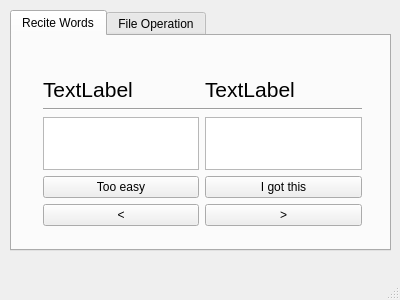
<?xml version="1.0" encoding="UTF-8"?>
<ui version="4.0">
 <class>MainWindow</class>
 <widget class="QMainWindow" name="MainWindow">
  <property name="geometry">
   <rect>
    <x>0</x>
    <y>0</y>
    <width>400</width>
    <height>300</height>
   </rect>
  </property>
  <property name="windowTitle">
   <string>MainWindow</string>
  </property>
  <widget class="QWidget" name="centralWidget">
   <widget class="QTabWidget" name="tabWidget">
    <property name="geometry">
     <rect>
      <x>10</x>
      <y>10</y>
      <width>381</width>
      <height>241</height>
     </rect>
    </property>
    <property name="currentIndex">
     <number>0</number>
    </property>
    <widget class="QWidget" name="tab_rem_words">
     <attribute name="title">
      <string>Recite Words</string>
     </attribute>
     <widget class="QWidget" name="layoutWidget">
      <property name="geometry">
       <rect>
        <x>20</x>
        <y>30</y>
        <width>341</width>
        <height>171</height>
       </rect>
      </property>
      <layout class="QGridLayout" name="gridLayout_3">
       <item row="1" column="0" colspan="2">
        <widget class="Line" name="line">
         <property name="orientation">
          <enum>Qt::Horizontal</enum>
         </property>
        </widget>
       </item>
       <item row="0" column="0">
        <widget class="QLabel" name="ui_label_word_1">
         <property name="text">
          <string>&lt;html&gt;&lt;head/&gt;&lt;body&gt;&lt;p&gt;&lt;span style=&quot; font-size:16pt;&quot;&gt;TextLabel&lt;/span&gt;&lt;/p&gt;&lt;/body&gt;&lt;/html&gt;</string>
         </property>
        </widget>
       </item>
       <item row="0" column="1">
        <widget class="QLabel" name="ui_label_word_2">
         <property name="text">
          <string>&lt;html&gt;&lt;head/&gt;&lt;body&gt;&lt;p&gt;&lt;span style=&quot; font-size:16pt;&quot;&gt;TextLabel&lt;/span&gt;&lt;/p&gt;&lt;/body&gt;&lt;/html&gt;</string>
         </property>
        </widget>
       </item>
       <item row="3" column="1">
        <widget class="QPushButton" name="ui_btn_understood_pair">
         <property name="text">
          <string>I got this</string>
         </property>
        </widget>
       </item>
       <item row="4" column="0">
        <widget class="QPushButton" name="ui_btn_previous_pair">
         <property name="text">
          <string>&lt;</string>
         </property>
        </widget>
       </item>
       <item row="3" column="0">
        <widget class="QPushButton" name="ui_btn_remove_the_pair">
         <property name="text">
          <string>Too easy</string>
         </property>
        </widget>
       </item>
       <item row="4" column="1">
        <widget class="QPushButton" name="ui_btn_next_pair">
         <property name="text">
          <string>&gt;</string>
         </property>
        </widget>
       </item>
       <item row="2" column="0">
        <widget class="QTextEdit" name="ui_txt_edit_exp_1"/>
       </item>
       <item row="2" column="1">
        <widget class="QTextEdit" name="ui_txt_edit_exp_2"/>
       </item>
      </layout>
     </widget>
    </widget>
    <widget class="QWidget" name="tab_file_gen">
     <attribute name="title">
      <string>File Operation</string>
     </attribute>
     <widget class="QGroupBox" name="ui_group_box_confusing_words_file">
      <property name="geometry">
       <rect>
        <x>10</x>
        <y>120</y>
        <width>351</width>
        <height>91</height>
       </rect>
      </property>
      <property name="title">
       <string>Confusing Words</string>
      </property>
      <widget class="QWidget" name="layoutWidget">
       <property name="geometry">
        <rect>
         <x>70</x>
         <y>40</y>
         <width>214</width>
         <height>24</height>
        </rect>
       </property>
       <layout class="QGridLayout" name="gridLayout">
        <item row="0" column="0">
         <widget class="QLabel" name="ui_lb_edit_distance">
          <property name="text">
           <string>Distance</string>
          </property>
         </widget>
        </item>
        <item row="0" column="1">
         <widget class="QComboBox" name="ui_cmb_box_edit_distance"/>
        </item>
        <item row="0" column="2">
         <widget class="QPushButton" name="ui_btn_operate_confusing_word_file">
          <property name="text">
           <string>Generate!</string>
          </property>
         </widget>
        </item>
       </layout>
      </widget>
     </widget>
     <widget class="QGroupBox" name="ui_group_box_origin_file">
      <property name="geometry">
       <rect>
        <x>10</x>
        <y>10</y>
        <width>351</width>
        <height>101</height>
       </rect>
      </property>
      <property name="title">
       <string>Source</string>
      </property>
      <widget class="QWidget" name="layoutWidget">
       <property name="geometry">
        <rect>
         <x>20</x>
         <y>50</y>
         <width>321</width>
         <height>24</height>
        </rect>
       </property>
       <layout class="QGridLayout" name="gridLayout_2">
        <item row="0" column="1">
         <widget class="QLineEdit" name="ui_line_edit_origin_file_path">
          <property name="enabled">
           <bool>true</bool>
          </property>
          <property name="readOnly">
           <bool>true</bool>
          </property>
         </widget>
        </item>
        <item row="0" column="0">
         <widget class="QPushButton" name="ui_btn_select_origin_file">
          <property name="text">
           <string> Browse</string>
          </property>
         </widget>
        </item>
       </layout>
      </widget>
     </widget>
    </widget>
   </widget>
  </widget>
  <widget class="QMenuBar" name="menuBar">
   <property name="geometry">
    <rect>
     <x>0</x>
     <y>0</y>
     <width>400</width>
     <height>21</height>
    </rect>
   </property>
  </widget>
  <widget class="QStatusBar" name="statusBar"/>
 </widget>
 <layoutdefault spacing="6" margin="11"/>
 <resources/>
 <connections/>
</ui>
